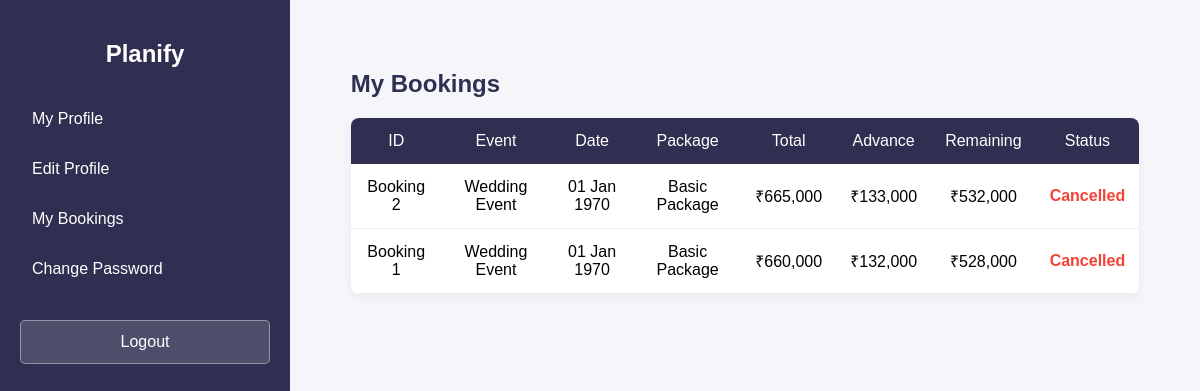
/user/my_bookings.php (signed in), run on an earlier commit of the app's database.
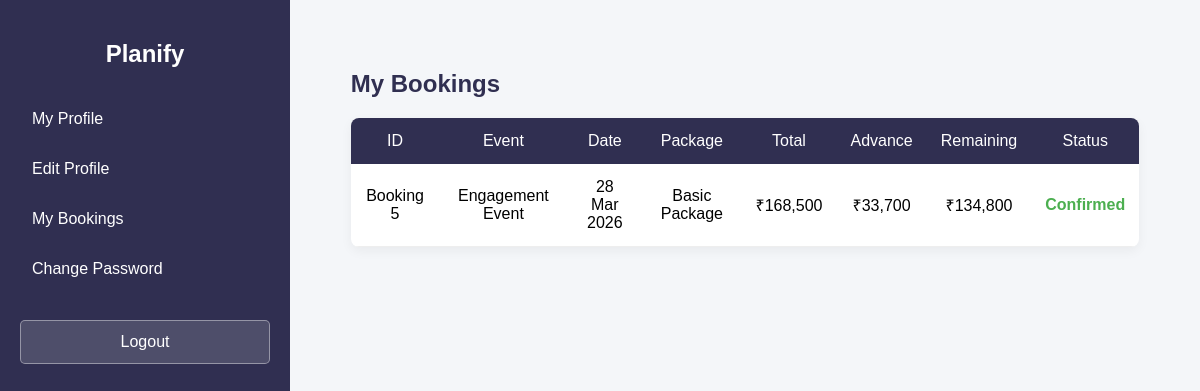
And on a later commit of the database.
### tables this page shows
CREATE TABLE `bookings` (
  `id` int(11) NOT NULL,
  `user_id` int(11) NOT NULL,
  `event_id` int(11) NOT NULL,
  `package_name` varchar(50) DEFAULT NULL,
  `package_price` decimal(10,2) DEFAULT NULL,
  `guests` int(11) DEFAULT NULL,
  `veg_qty` int(11) DEFAULT NULL,
  `nonveg_qty` int(11) DEFAULT NULL,
  `event_date` date DEFAULT NULL,
  `total_amount` decimal(10,2) DEFAULT NULL,
  `advance_amount` decimal(10,2) DEFAULT NULL,
  `remaining_amount` decimal(10,2) DEFAULT NULL,
  `status` varchar(20) DEFAULT 'Pending',
  `booking_date` timestamp NOT NULL DEFAULT current_timestamp()
);

CREATE TABLE `events` (
  `id` int(11) NOT NULL,
  `event_name` varchar(100) NOT NULL,
  `description` text NOT NULL,
  `image` varchar(255) DEFAULT NULL
);

### user/my_bookings.php (the view, shortened to what this page needs)
<?php
include("../config/db.php");
$user_id = $_SESSION['user_id'];
$stmt = $conn->prepare("
    SELECT
        b.id,
        b.package_name,
        b.event_date,
        b.total_amount,
        b.advance_amount,
        b.remaining_amount,
        b.status,
        e.event_name
    FROM bookings b
    JOIN events e ON b.event_id = e.id
    WHERE b.user_id = ?
    ORDER BY b.id DESC
");
$stmt->bind_param("i", $user_id);
$stmt->execute();
$result = $stmt->get_result();
?>
<link rel="stylesheet" href="user.css">
<div class="dashboard-wrapper">
    <?php include("../includes/user_sidebar.php"); ?>
    <div class="main-content">
        <div class="my-bookings-container">
            <h2 class="my-bookings-title">My Bookings</h2>
            <?php if ($result->num_rows > 0) { ?>
                <div class="my-bookings-table-wrapper">
                    <table class="my-bookings-table">
                        <thead>
                            <tr>
                                <th>ID</th>
                                <th>Event</th>
                                <th>Date</th>
                                <th>Package</th>
                                <th>Total</th>
                                <th>Advance</th>
                                <th>Remaining</th>
                                <th>Status</th>
                            </tr>
                        </thead>
                        <tbody>
                            <?php while ($row = $result->fetch_assoc()) { ?>
                                <tr>
                                    <td>Booking <?php echo $row['id']; ?></td>
                                    <td><?php echo htmlspecialchars($row['event_name']); ?></td>
                                    <td><?php echo date("d M Y", strtotime($row['event_date'])); ?></td>
                                    <td><?php echo htmlspecialchars($row['package_name']); ?></td>
                                    <td>₹<?php echo number_format($row['total_amount']); ?></td>
                                    <td>₹<?php echo number_format($row['advance_amount']); ?></td>
                                    <td>₹<?php echo number_format($row['remaining_amount']); ?></td>
                                    <td>
                                        <?php if ($row['status'] == 'Pending') { ?>
                                            <span class="status-pending">Pending</span>
                                        <?php } elseif ($row['status'] == 'Confirmed') { ?>
                                            <span class="status-confirmed">Confirmed</span>
                                        <?php } else { ?>
                                            <span class="status-cancelled">Cancelled</span>
                                        <?php } ?>
                                    </td>
                                </tr>
                            <?php } ?>
                        </tbody>
                    </table>
                </div>
            <?php } ?>
        </div>
    </div>
</div>

What changed in the data, as far as the page shows it:
removed bookings: id "2", event.event_name "Wedding Event", event_date "01 Jan 1970", package_name "Basic Package", total_amount "665,000", advance_amount "133,000", remaining_amount "532,000", status "Cancelled"
removed bookings: id "1", event.event_name "Wedding Event", event_date "01 Jan 1970", package_name "Basic Package", total_amount "660,000", advance_amount "132,000", remaining_amount "528,000", status "Cancelled"
added bookings: id "5", event.event_name "Engagement Event", event_date "28 Mar 2026", package_name "Basic Package", total_amount "168,500", advance_amount "33,700", remaining_amount "134,800", status "Confirmed"
